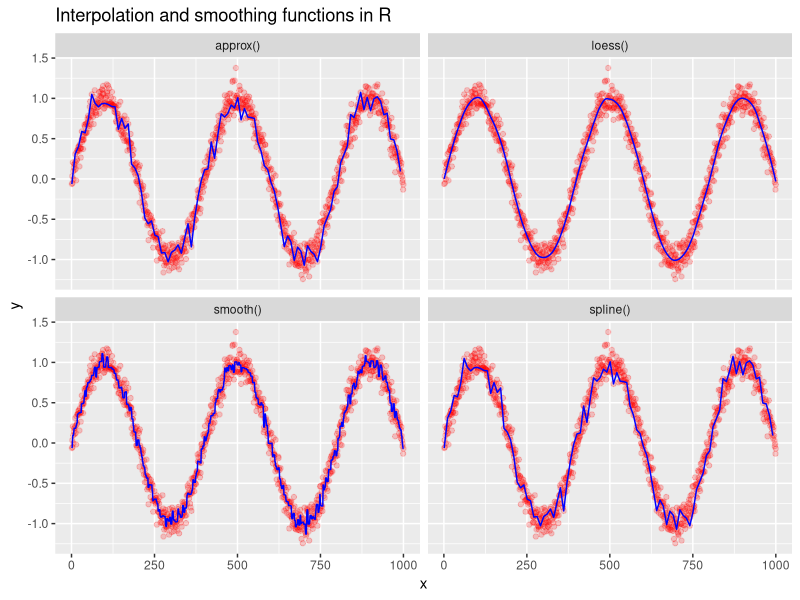

This figure's R source:
#Generate data in the form of a sine wave
set.seed(1)
n <- 1e3
dat <- data.frame(
  x = 1:n,
  y = sin(seq(0, 5*pi, length.out = n)) + rnorm(n=n, mean = 0, sd=0.1)
)

approxData <- data.frame(
  with(dat, 
       approx(x, y, xout = seq(1, n, by = 10), method = "linear")
  ),
  method = "approx()"
)

splineData <- data.frame(
  with(dat, 
       spline(x, y, xout = seq(1, n, by = 10))
  ),
  method = "spline()"
)

smoothData <- data.frame(
  x = 1:n,
  y = as.vector(smooth(dat$y)),
  method = "smooth()"
)

loessData <- data.frame(
  x = 1:n,
  y = predict(loess(y~x, dat, span = 0.1)),
  method = "loess()"
)

library(ggplot2)
ggplot(rbind(approxData, splineData, smoothData, loessData), aes(x, y)) + 
  geom_point(dat = dat, aes(x, y), alpha = 0.2, col = "red") +
  geom_line(col = "blue") +
  facet_wrap(~method) +
  ggtitle("Interpolation and smoothing functions in R")
